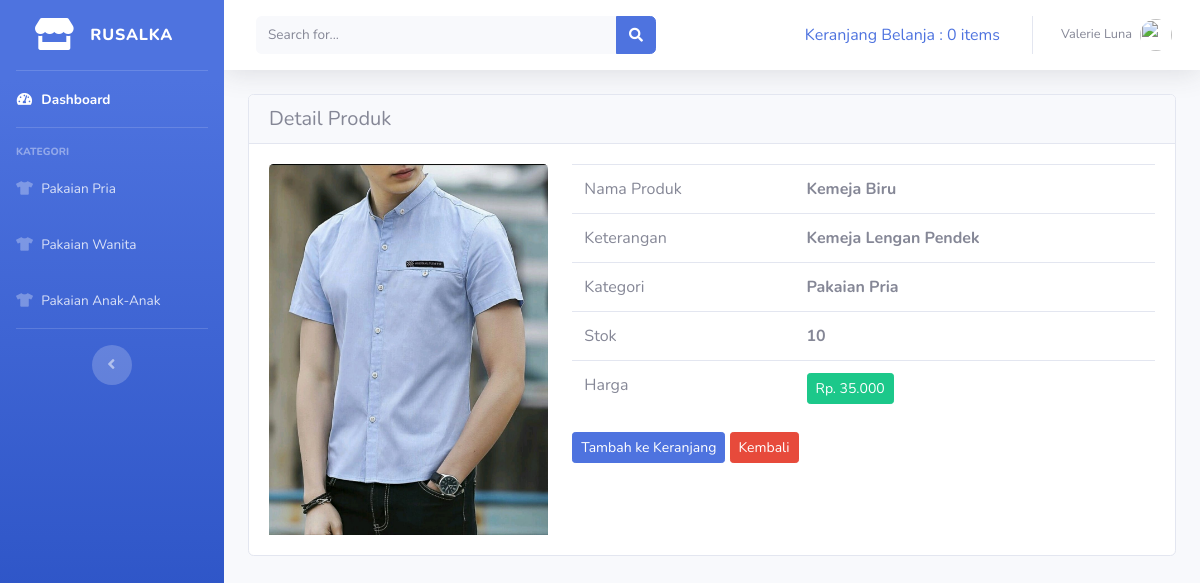
The page /index.php/dashboard/detail/1 on the database as committed earlier.
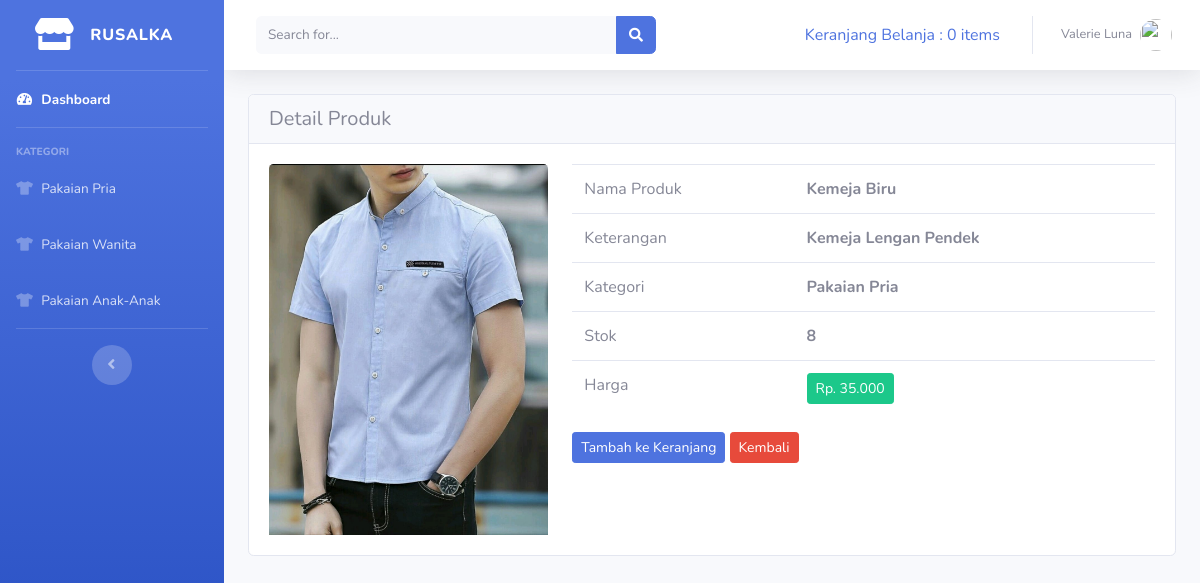
The same page on the database as committed later.
### tables this page shows
CREATE TABLE `tb_barang` (
  `id_brg` int(11) NOT NULL,
  `nama_brg` varchar(120) NOT NULL,
  `keterangan` varchar(225) NOT NULL,
  `kategori` varchar(60) NOT NULL,
  `harga` int(11) NOT NULL,
  `stok` int(4) NOT NULL,
  `gambar` text NOT NULL
);

### application/controllers/dashboard.php (called while the page is built, shortened)
<?php
class Dashboard extends CI_Controller
{
    public function detail($id_brg)
    {
        $data['barang'] = $this->model_barang->detail_brg($id_brg);
        $this->load->view('templates/header');
        $this->load->view('templates/sidebar');
        $this->load->view('detail_barang', $data);
        $this->load->view('templates/footer');
    }
}

### index.php (called while the page is built, shortened)
<?php
require_once BASEPATH.'core/CodeIgniter.php';

### application/models/model_barang.php (called while the page is built, shortened)
<?php
class Model_barang extends CI_Model
{
    public function detail_brg($id_brg)
    {
        $result = $this->db->where('id_brg', $id_brg)->get('tb_barang');
        if ($result->num_rows() > 0) {
            return $result->result();
        } else {
            return false;
        }
    }
}

### application/views/detail_barang.php (the view)
<div class="container-fluid">
    <div class="card">
        <h5 class="card-header">Detail Produk</h5>
        <div class="card-body">
            <?php foreach ($barang as $brg) : ?>
                <div class="row">
                    <div class="col-md-4">
                        <img src="<?php echo base_url() . '/uploads/' . $brg->gambar ?>" class="card-img-top">
                    </div>
                    <div class="col-md-8">
                        <table class="table">
                            <tr>
                                <td>Nama Produk</td>
                                <td><strong><?php echo $brg->nama_brg ?></strong></td>
                            </tr>
                            <tr>
                                <td>Keterangan</td>
                                <td><strong><?php echo $brg->keterangan ?></strong></td>
                            </tr>
                            <tr>
                                <td>Kategori</td>
                                <td><strong><?php echo $brg->kategori ?></strong></td>
                            </tr>
                            <tr>
                                <td>Stok</td>
                                <td><strong><?php echo $brg->stok ?></strong></td>
                            </tr>
                            <tr>
                                <td>Harga</td>
                                <td><strong>
                                        <div class="btn btn-sm btn-success">Rp. <?php echo number_format($brg->harga, 0, ',', '.') ?></div>
                                    </strong></td>
                            </tr>
                        </table>
                        <?php echo anchor('dashboard/index/' . $brg->id_brg, '<div class="btn btn-sm btn-primary">Tambah ke Keranjang</div>') ?>
                        <?php echo anchor('dashboard/tambah_ke_keranjang/' . $brg->id_brg, '<div class="btn btn-sm btn-danger">Kembali</div>') ?>
                    </div>
                </div>
            <?php endforeach; ?>
        </div>
    </div>
</div>

Rows that differ between the two databases and show on the page:
changed tb_barang "Kemeja Biru": stok "10" → "8"
